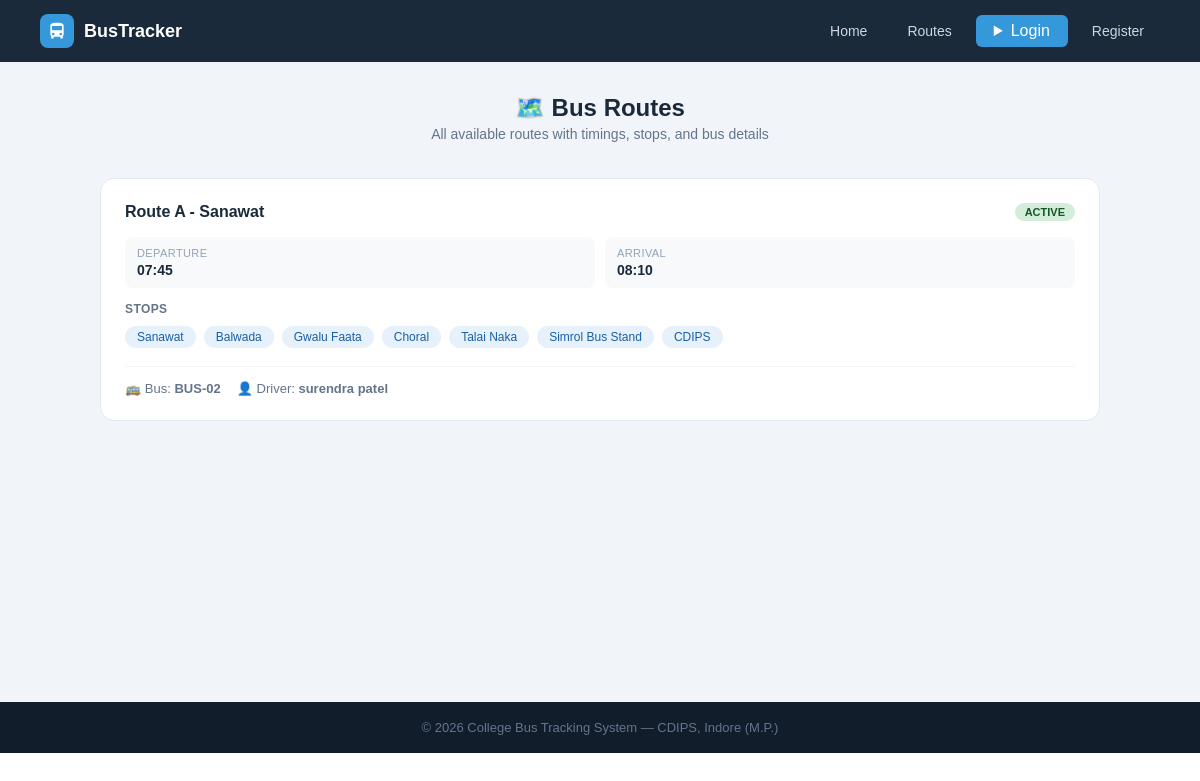
Before: /routes-info with the older database file.
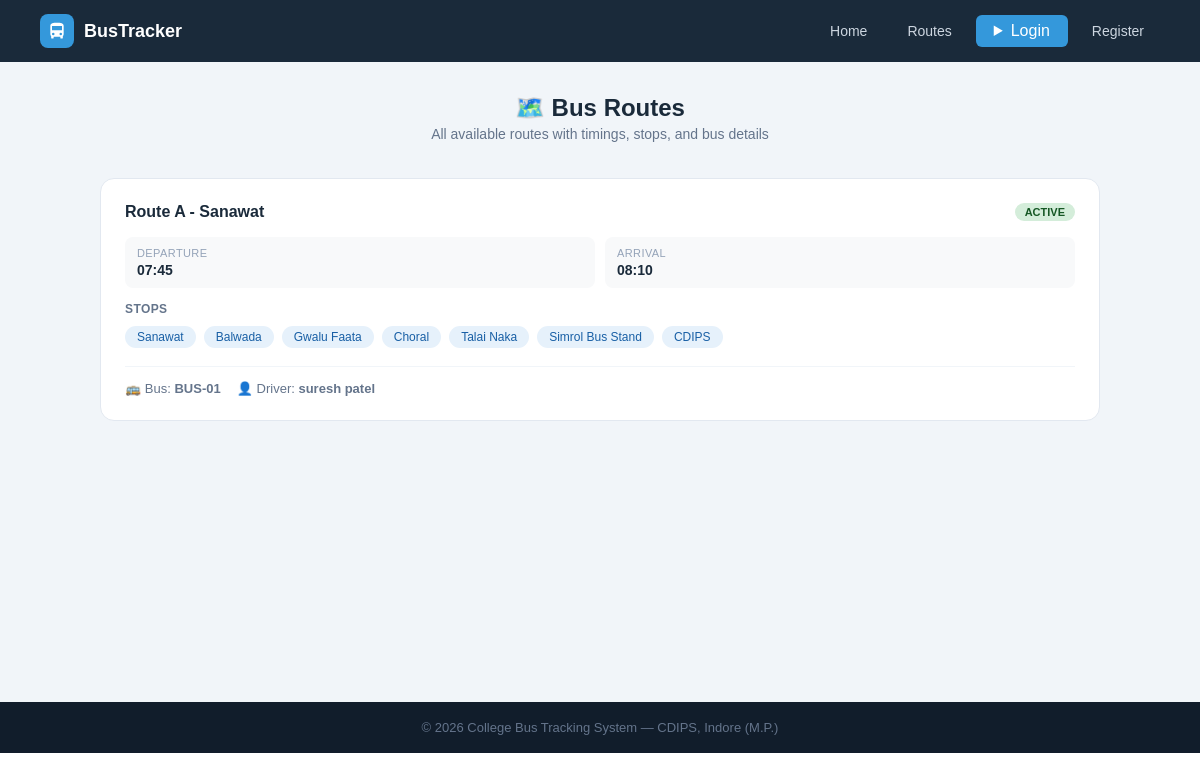
After: the same page with the newer database file.
### tables this page shows
CREATE TABLE routes (
        id INTEGER PRIMARY KEY AUTOINCREMENT,
        route_name TEXT NOT NULL, bus_id INTEGER,
        start_point TEXT, end_point TEXT,
        departure_time TEXT, arrival_time TEXT, stops TEXT, original_bus_id INTEGER,
        FOREIGN KEY(bus_id) REFERENCES buses(id));

CREATE TABLE buses (
        id INTEGER PRIMARY KEY AUTOINCREMENT,
        bus_number TEXT UNIQUE NOT NULL, driver_name TEXT NOT NULL,
        driver_phone TEXT, capacity INTEGER DEFAULT 40,
        status TEXT DEFAULT 'active',
        current_lat REAL DEFAULT 22.7196, current_lng REAL DEFAULT 75.8577, driver_address TEXT);

### app.py (the view)
@app.route('/routes-info')
def routes_page():
    db = get_db()
    routes = db.execute('''SELECT r.*,b.bus_number,b.driver_name,b.status
                           FROM routes r LEFT JOIN buses b ON r.bus_id=b.id''').fetchall()
    db.close(); return render_template('routes.html', routes=routes)

### app.py (called while the page is built, shortened)
def get_db():
    conn = sqlite3.connect(DB)
    conn.row_factory = sqlite3.Row
    return conn

@app.context_processor
def inject_notifications():
    return dict(notifications=[], unread_count=0)

### templates/routes.html (shortened to what this page needs)
{% extends "base.html" %}
{% block content %}
<div class="page">
    <div class="page-header" style="text-align:center;margin-bottom:36px">
        <h1>🗺️ Bus Routes</h1>
        <p>All available routes with timings, stops, and bus details</p>
    </div>
    <div class="routes-grid">
    {% for r in routes %}
    <div class="route-card">
        <div class="route-header">
            <div class="route-name">{{ r.route_name }}</div>
            <span class="badge {{ 'badge-green' if r.status == 'active' else 'badge-red' }}">
                {{ r.status.upper() if r.status else 'ACTIVE' }}
            </span>
        </div>
        <div class="route-info">
            <div class="ri-item"><div class="key">Departure</div><div class="val">{{ r.departure_time }}</div></div>
            <div class="ri-item"><div class="key">Arrival</div><div class="val">{{ r.arrival_time }}</div></div>
        </div>
        <div class="stops-label">Stops</div>
        <div class="stops-flow">
            {% set stop_list = r.stops.replace('-', '→').replace(',', '→').split('→') %}
            {% for stop in stop_list %}
            <span class="stop-chip">{{ stop.strip() }}</span>
            {% endfor %}
        </div>
        {% if r.bus_number %}
        <div class="bus-info">
            <span>🚌 Bus: <b>{{ r.bus_number }}</b></span>
            <span>👤 Driver: <b>{{ r.driver_name }}</b></span>
        </div>
        {% endif %}
    </div>
    {% else %}
    <div style="text-align:center;color:#94a3b8;padding:40px;grid-column:1/-1">No routes available.</div>
    {% endfor %}
    </div>
</div>
{% endblock %}

### templates/base.html (shortened to what this page needs)
<!DOCTYPE html>
<html lang="en">
<head>
    <link rel="stylesheet" href="{{ url_for('static', filename='css/style.css') }}">
</head>
<body>
<nav>
    <div class="nav-logo">
        <div class="nav-logo-icon">
            <svg viewBox="0 0 24 24"><path d="M4 16c0 .88.39 1.67 1 2.22V20a1 1 0 001 1h1a1 1 0 001-1v-1h8v1a1 1 0 001 1h1a1 1 0 001-1v-1.78c.61-.55 1-1.34 1-2.22V6c0-3.5-3.58-4-8-4S4 2.5 4 6v10zm3.5 1a1.5 1.5 0 110-3 1.5 1.5 0 010 3zm9 0a1.5 1.5 0 110-3 1.5 1.5 0 010 3zM6 6h12v5H6V6z"/></svg>
        </div>
        <span>BusTracker</span>
    </div>
    <div class="nav-links">
        <a href="{{ url_for('home') }}">Home</a>
        <a href="{{ url_for('routes_page') }}">Routes</a>
        {% if 'admin' in session or 'student' in session %}
            {% if 'admin' in session %}
                <a href="{{ url_for('admin_dashboard') }}">Admin Panel</a>
                <a href="{{ url_for('students_list') }}">Students</a>
                <a href="{{ url_for('gate_logs_page') }}">Gate Logs</a>
                <a href="{{ url_for('admin_reports') }}">📊 Reports</a>
            {% else %}
                <a href="{{ url_for('dashboard') }}">My Dashboard</a>
                <details class="bell-wrap">
                    <summary class="bell-btn">
                        🔔
                        {% if unread_count > 0 %}
                        <span class="bell-badge">{{ unread_count }}</span>
                        {% endif %}
                    </summary>
                    <div class="bell-dropdown">
                        <div class="bell-dropdown-header">
                            <span>Notifications</span>
                            <div style="display:flex;gap:6px;">
                                {% if unread_count > 0 %}
                                <form method="POST" action="{{ url_for('mark_notifications_read') }}">
                                    <button class="bell-action-btn">✓ Read</button>
                                </form>
                                {% endif %}
                                {% if notifications %}
                                <form method="POST" action="{{ url_for('delete_all_notifications') }}"
                                      onsubmit="return confirm('Delete all notification?')">
                                    <button class="bell-action-btn bell-delete-btn">🗑 Delete all</button>
                                </form>
                                {% endif %}
                            </div>
                        </div>
                        {% if notifications %}
                            {% for n in notifications %}
                            <div class="bell-notif-item {{ 'bell-unread' if not n.is_read else '' }}">
                                <div class="bell-notif-row">
                                    <div class="bell-notif-msg">{{ n.message }}</div>
                                    <form method="POST" action="{{ url_for('delete_notification', nid=n.id) }}">
                                        <button class="bell-del-one" title="Delete">✕</button>
                                    </form>
                                </div>
                                <div class="bell-notif-time">🕐 {{ n.created_at[:16] if n.created_at else '' }}</div>
                            </div>
                            {% endfor %}
                        {% else %}
                        <div class="bell-empty">
                            <span>🔕</span>
                            <div>No notification available</div>
                        </div>
                        {% endif %}
                    </div>
                </details>
            {% endif %}
            <span style="color:#94a3b8;font-size:13px">
                Hi,
                {% if 'admin' in session %}
                {{ session['admin']['name'] }}
                {% else %}
                {{ session['student']['name'] }}
                {% endif %}
            </span>
            {% if 'admin' in session %}
            <a href="/logout/admin" class="btn-danger">Logout</a>
            {% else %}
            <a href="/logout/student" class="btn-danger">Logout</a>
            {% endif %}
        {% else %}
            <div style="position: relative; display: inline-block;">
                <details style="list-style: none;">
                    <summary class="btn-nav" style="cursor: pointer; user-select: none;">
                        Login
                    </summary>
                </details>
            </div>
            <a href="{{ url_for('register') }}">Register</a>
        {% endif %}
    </div>
</nav>
{% block content %}{% endblock %}
<footer><p>© 2026 College Bus Tracking System — CDIPS, Indore (M.P.)</p></footer>
</body>
</html>

### static/css/style.css (style rules this page uses)
* { margin: 0; padding: 0; box-sizing: border-box; font-family: Arial, sans-serif; }
a { text-decoration: none; }
nav { display: flex; justify-content: space-between; align-items: center; padding: 14px 40px; background: #1a2a3a; position: sticky; top: 0; z-index: 100; }
.nav-logo { display: flex; align-items: center; gap: 10px; }
.nav-logo-icon { width: 34px; height: 34px; background: #3498db; border-radius: 8px; display: flex; align-items: center; justify-content: center; }
.nav-logo-icon svg { width: 20px; height: 20px; fill: white; }
.nav-logo span { color: white; font-size: 18px; font-weight: bold; }
.nav-links { display: flex; gap: 8px; align-items: center; }
.nav-links a { color: #cdd6e0; font-size: 14px; padding: 7px 16px; border-radius: 6px; transition: background .2s; }
.nav-links .btn-nav { background: #3498db; color: white; padding: 7px 18px; border-radius: 6px; }
footer { background: #111d2b; color: #64748b; text-align: center; padding: 18px; font-size: 13px; }
.badge { display: inline-block; padding: 3px 10px; border-radius: 20px; font-size: 11px; font-weight: bold; }
.badge-green { background: #d4edda; color: #155724; }
.page { padding: 32px 40px; background: #f1f5f9; min-height: 80vh; }
.page-header { margin-bottom: 24px; }
.page-header h1 { font-size: 24px; color: #1a2a3a; font-weight: bold; }
.page-header p { font-size: 14px; color: #64748b; margin-top: 4px; }
.stop-chip { background: #e6f1fb; color: #185fa5; font-size: 12px; padding: 4px 12px; border-radius: 20px; margin: 4px 4px 4px 0; }
.routes-grid { display: grid; grid-template-columns: repeat(auto-fit, minmax(300px, 1fr)); gap: 20px; max-width: 1000px; margin: 0 auto; }
.route-card { background: white; border-radius: 14px; border: 1px solid #e2e8f0; padding: 24px; transition: box-shadow .2s; }
.route-header { display: flex; justify-content: space-between; align-items: flex-start; margin-bottom: 16px; }
.route-name { font-size: 16px; font-weight: bold; color: #1a2a3a; }
.route-info { display: grid; grid-template-columns: 1fr 1fr; gap: 10px; margin-bottom: 14px; }
.ri-item { background: #f8f9fa; border-radius: 8px; padding: 10px 12px; }
.ri-item .key { font-size: 11px; color: #94a3b8; text-transform: uppercase; letter-spacing: .4px; margin-bottom: 3px; }
.ri-item .val { font-size: 14px; font-weight: bold; color: #1a2a3a; }
.stops-flow { display: flex; flex-wrap: wrap; gap: 4px; }
.stops-label { font-size: 12px; color: #64748b; font-weight: bold; margin-bottom: 6px; text-transform: uppercase; letter-spacing: .4px; }
.bus-info { margin-top: 14px; padding-top: 14px; border-top: 1px solid #f1f5f9; font-size: 13px; color: #64748b; display: flex; gap: 16px; }

Changed rows visible on the page:
changed routes "Route A - Sanawat": bus_number "BUS-02" → "BUS-01"; driver_name "surendra patel" → "suresh patel"
